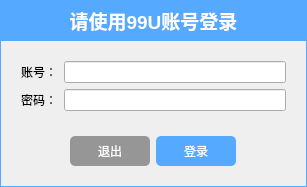
<?xml version="1.0" encoding="UTF-8"?>
<ui version="4.0">
 <class>LoginForm</class>
 <widget class="QWidget" name="LoginForm">
  <property name="geometry">
   <rect>
    <x>0</x>
    <y>0</y>
    <width>307</width>
    <height>187</height>
   </rect>
  </property>
  <property name="windowTitle">
   <string>Form</string>
  </property>
  <layout class="QGridLayout" name="gridLayout_2">
   <property name="leftMargin">
    <number>0</number>
   </property>
   <property name="topMargin">
    <number>0</number>
   </property>
   <property name="rightMargin">
    <number>0</number>
   </property>
   <property name="bottomMargin">
    <number>0</number>
   </property>
   <property name="spacing">
    <number>0</number>
   </property>
   <item row="0" column="0">
    <widget class="QLabel" name="label">
     <property name="sizePolicy">
      <sizepolicy hsizetype="Minimum" vsizetype="Minimum">
       <horstretch>0</horstretch>
       <verstretch>0</verstretch>
      </sizepolicy>
     </property>
     <property name="minimumSize">
      <size>
       <width>40</width>
       <height>40</height>
      </size>
     </property>
     <property name="font">
      <font>
       <pointsize>14</pointsize>
       <weight>75</weight>
       <bold>true</bold>
      </font>
     </property>
     <property name="styleSheet">
      <string notr="true">background-color: rgb(85, 170, 255);
color: rgb(255, 255, 255);
padding-left:1.5em;
padding-top:0.6em;
padding-bottom:0.6em;
border:0;</string>
     </property>
     <property name="text">
      <string>请使用99U账号登录</string>
     </property>
     <property name="alignment">
      <set>Qt::AlignCenter</set>
     </property>
    </widget>
   </item>
   <item row="1" column="0">
    <widget class="QGroupBox" name="groupBox">
     <property name="styleSheet">
      <string notr="true">QGroupBox{
border: 1px solid rgb(85, 170, 255);
}</string>
     </property>
     <property name="title">
      <string/>
     </property>
     <layout class="QGridLayout" name="gridLayout">
      <property name="leftMargin">
       <number>20</number>
      </property>
      <property name="topMargin">
       <number>20</number>
      </property>
      <property name="rightMargin">
       <number>20</number>
      </property>
      <property name="bottomMargin">
       <number>20</number>
      </property>
      <item row="0" column="1" colspan="5">
       <widget class="QLineEdit" name="userLineEdit"/>
      </item>
      <item row="0" column="0">
       <widget class="QLabel" name="label_2">
        <property name="sizePolicy">
         <sizepolicy hsizetype="Preferred" vsizetype="Preferred">
          <horstretch>0</horstretch>
          <verstretch>0</verstretch>
         </sizepolicy>
        </property>
        <property name="maximumSize">
         <size>
          <width>40</width>
          <height>16777215</height>
         </size>
        </property>
        <property name="text">
         <string>账号：</string>
        </property>
       </widget>
      </item>
      <item row="3" column="4">
       <spacer name="horizontalSpacer_4">
        <property name="orientation">
         <enum>Qt::Horizontal</enum>
        </property>
        <property name="sizeHint" stdset="0">
         <size>
          <width>2</width>
          <height>20</height>
         </size>
        </property>
       </spacer>
      </item>
      <item row="3" column="5">
       <spacer name="horizontalSpacer">
        <property name="orientation">
         <enum>Qt::Horizontal</enum>
        </property>
        <property name="sizeHint" stdset="0">
         <size>
          <width>40</width>
          <height>20</height>
         </size>
        </property>
       </spacer>
      </item>
      <item row="3" column="2">
       <widget class="QPushButton" name="exitPushButton">
        <property name="styleSheet">
         <string notr="true">QPushButton:hover{
background-color: rgb(150,150,150);
border: 1px solid #32435E;
}
QPushButton{
background-color:  rgb(150,150,150);
border: 0; 
border-radius: 5px;
width:80px;
height:30px;
color:white;
}
QPushButton:disabled{
background-color: transparent;
color:gray;
border: 1px solid #32435E;
}
QPushButton:pressed{
margin:0.1em;
padding-top:2px;
padding-left:1px;
color:white;
}
</string>
        </property>
        <property name="text">
         <string>退出</string>
        </property>
        <property name="autoRepeat">
         <bool>false</bool>
        </property>
        <property name="autoExclusive">
         <bool>false</bool>
        </property>
       </widget>
      </item>
      <item row="3" column="1">
       <spacer name="horizontalSpacer_3">
        <property name="orientation">
         <enum>Qt::Horizontal</enum>
        </property>
        <property name="sizeHint" stdset="0">
         <size>
          <width>1</width>
          <height>20</height>
         </size>
        </property>
       </spacer>
      </item>
      <item row="2" column="0" colspan="6">
       <spacer name="verticalSpacer_2">
        <property name="orientation">
         <enum>Qt::Vertical</enum>
        </property>
        <property name="sizeHint" stdset="0">
         <size>
          <width>245</width>
          <height>14</height>
         </size>
        </property>
       </spacer>
      </item>
      <item row="3" column="0">
       <spacer name="horizontalSpacer_2">
        <property name="orientation">
         <enum>Qt::Horizontal</enum>
        </property>
        <property name="sizeHint" stdset="0">
         <size>
          <width>40</width>
          <height>20</height>
         </size>
        </property>
       </spacer>
      </item>
      <item row="1" column="1" colspan="5">
       <widget class="QLineEdit" name="passwordLineEdit">
        <property name="echoMode">
         <enum>QLineEdit::Password</enum>
        </property>
        <property name="clearButtonEnabled">
         <bool>false</bool>
        </property>
       </widget>
      </item>
      <item row="1" column="0">
       <widget class="QLabel" name="label_3">
        <property name="maximumSize">
         <size>
          <width>40</width>
          <height>16777215</height>
         </size>
        </property>
        <property name="text">
         <string>密码：</string>
        </property>
       </widget>
      </item>
      <item row="3" column="3">
       <widget class="QPushButton" name="loginPushButton">
        <property name="styleSheet">
         <string notr="true">QPushButton:hover{
background-color: rgb(85, 170, 255);
border: 1px solid #32435E;
}
QPushButton{
background-color:  rgb(85, 170, 255);
border: 0; 
border-radius: 5px;
width:80px;
height:30px;
color:white;
}
QPushButton:disabled{
background-color: transparent;
color:gray;
border: 1px solid #32435E;
}
QPushButton:pressed{
margin:0.1em;
padding-top:3px;
padding-left:2px;
color:white;
}
</string>
        </property>
        <property name="text">
         <string>登录</string>
        </property>
       </widget>
      </item>
     </layout>
    </widget>
   </item>
  </layout>
 </widget>
 <tabstops>
  <tabstop>userLineEdit</tabstop>
  <tabstop>passwordLineEdit</tabstop>
  <tabstop>loginPushButton</tabstop>
  <tabstop>exitPushButton</tabstop>
 </tabstops>
 <resources/>
 <connections/>
</ui>
